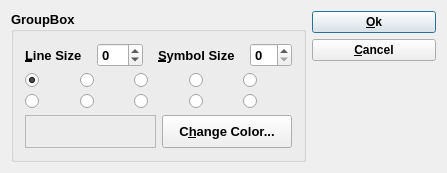
<?xml version="1.0" encoding="UTF-8"?>
<ui version="4.0">
 <class>ColorDialogData</class>
 <widget class="QDialog" name="ColorDialogData">
  <property name="geometry">
   <rect>
    <x>0</x>
    <y>0</y>
    <width>447</width>
    <height>173</height>
   </rect>
  </property>
  <property name="font">
   <font>
    <weight>75</weight>
    <bold>true</bold>
   </font>
  </property>
  <property name="windowTitle">
   <string>ColorDialogData</string>
  </property>
  <layout class="QHBoxLayout">
   <item>
    <widget class="QGroupBox" name="groupBox">
     <property name="font">
      <font>
       <pointsize>10</pointsize>
      </font>
     </property>
     <property name="title">
      <string>GroupBox</string>
     </property>
     <layout class="QVBoxLayout">
      <item>
       <layout class="QHBoxLayout" name="layout">
        <property name="spacing">
         <number>15</number>
        </property>
        <property name="margin">
         <number>0</number>
        </property>
        <item>
         <widget class="QLabel" name="TextLabel1">
          <property name="text">
           <string>&amp;Line Size</string>
          </property>
          <property name="wordWrap">
           <bool>false</bool>
          </property>
          <property name="buddy">
           <cstring>pLine</cstring>
          </property>
         </widget>
        </item>
        <item>
         <widget class="QSpinBox" name="pLine">
          <property name="minimum">
           <number>-20</number>
          </property>
          <property name="maximum">
           <number>20</number>
          </property>
         </widget>
        </item>
        <item>
         <widget class="QLabel" name="TextLabel2">
          <property name="text">
           <string>&amp;Symbol Size</string>
          </property>
          <property name="wordWrap">
           <bool>false</bool>
          </property>
          <property name="buddy">
           <cstring>pSize</cstring>
          </property>
         </widget>
        </item>
        <item>
         <widget class="QSpinBox" name="pSize"/>
        </item>
       </layout>
      </item>
      <item>
       <layout class="QGridLayout" name="layuot2">
        <item row="1" column="4">
         <widget class="QRadioButton" name="p9">
          <property name="text">
           <string/>
          </property>
          <property name="icon">
           <iconset resource="../../img.qrc">
            <normaloff>:/graphics/img/p_fillcircle.png</normaloff>:/graphics/img/p_fillcircle.png</iconset>
          </property>
         </widget>
        </item>
        <item row="0" column="0">
         <widget class="QRadioButton" name="p0">
          <property name="text">
           <string/>
          </property>
          <property name="icon">
           <iconset resource="../../img.qrc">
            <normaloff>:/graphics/img/p_point.png</normaloff>:/graphics/img/p_point.png</iconset>
          </property>
          <property name="checked">
           <bool>true</bool>
          </property>
         </widget>
        </item>
        <item row="0" column="4">
         <widget class="QRadioButton" name="p3">
          <property name="text">
           <string/>
          </property>
          <property name="icon">
           <iconset resource="../../img.qrc">
            <normaloff>:/graphics/img/p_fillsquare.png</normaloff>:/graphics/img/p_fillsquare.png</iconset>
          </property>
         </widget>
        </item>
        <item row="0" column="2">
         <widget class="QRadioButton" name="p5">
          <property name="text">
           <string/>
          </property>
          <property name="icon">
           <iconset resource="../../img.qrc">
            <normaloff>:/graphics/img/p_wye.png</normaloff>:/graphics/img/p_wye.png</iconset>
          </property>
         </widget>
        </item>
        <item row="1" column="1">
         <widget class="QRadioButton" name="p8">
          <property name="text">
           <string/>
          </property>
          <property name="icon">
           <iconset resource="../../img.qrc">
            <normaloff>:/graphics/img/p_fillrombbus.png</normaloff>:/graphics/img/p_fillrombbus.png</iconset>
          </property>
         </widget>
        </item>
        <item row="1" column="2">
         <widget class="QRadioButton" name="p6">
          <property name="text">
           <string/>
          </property>
          <property name="icon">
           <iconset resource="../../img.qrc">
            <normaloff>:/graphics/img/p_star.png</normaloff>:/graphics/img/p_star.png</iconset>
          </property>
         </widget>
        </item>
        <item row="1" column="0">
         <widget class="QRadioButton" name="p4">
          <property name="text">
           <string/>
          </property>
          <property name="icon">
           <iconset resource="../../img.qrc">
            <normaloff>:/graphics/img/p_rombbus.png</normaloff>:/graphics/img/p_rombbus.png</iconset>
          </property>
         </widget>
        </item>
        <item row="0" column="3">
         <widget class="QRadioButton" name="p2">
          <property name="text">
           <string/>
          </property>
          <property name="icon">
           <iconset resource="../../img.qrc">
            <normaloff>:/graphics/img/p_square.png</normaloff>:/graphics/img/p_square.png</iconset>
          </property>
         </widget>
        </item>
        <item row="0" column="1">
         <widget class="QRadioButton" name="p1">
          <property name="text">
           <string/>
          </property>
          <property name="icon">
           <iconset resource="../../img.qrc">
            <normaloff>:/graphics/img/p_crossdiag.png</normaloff>:/graphics/img/p_crossdiag.png</iconset>
          </property>
         </widget>
        </item>
        <item row="1" column="3">
         <widget class="QRadioButton" name="p7">
          <property name="text">
           <string/>
          </property>
          <property name="icon">
           <iconset resource="../../img.qrc">
            <normaloff>:/graphics/img/p_circle.png</normaloff>:/graphics/img/p_circle.png</iconset>
          </property>
         </widget>
        </item>
       </layout>
      </item>
      <item>
       <layout class="QHBoxLayout" name="layout3">
        <item>
         <widget class="QFrame" name="pColor">
          <property name="frameShape">
           <enum>QFrame::StyledPanel</enum>
          </property>
          <property name="frameShadow">
           <enum>QFrame::Raised</enum>
          </property>
         </widget>
        </item>
        <item>
         <widget class="QPushButton" name="PushButton12">
          <property name="sizePolicy">
           <sizepolicy hsizetype="Preferred" vsizetype="Preferred">
            <horstretch>0</horstretch>
            <verstretch>0</verstretch>
           </sizepolicy>
          </property>
          <property name="text">
           <string>C&amp;hange Color...</string>
          </property>
         </widget>
        </item>
       </layout>
      </item>
     </layout>
    </widget>
   </item>
   <item>
    <layout class="QVBoxLayout" name="layout4">
     <item>
      <widget class="QPushButton" name="PushButton10">
       <property name="sizePolicy">
        <sizepolicy hsizetype="Preferred" vsizetype="Preferred">
         <horstretch>0</horstretch>
         <verstretch>0</verstretch>
        </sizepolicy>
       </property>
       <property name="minimumSize">
        <size>
         <width>100</width>
         <height>0</height>
        </size>
       </property>
       <property name="font">
        <font>
         <family>Arial</family>
         <weight>75</weight>
         <bold>true</bold>
        </font>
       </property>
       <property name="text">
        <string>&amp;Ok</string>
       </property>
       <property name="shortcut">
        <string>Alt+O</string>
       </property>
       <property name="default">
        <bool>true</bool>
       </property>
      </widget>
     </item>
     <item>
      <widget class="QPushButton" name="PushButton11">
       <property name="sizePolicy">
        <sizepolicy hsizetype="Preferred" vsizetype="Preferred">
         <horstretch>0</horstretch>
         <verstretch>0</verstretch>
        </sizepolicy>
       </property>
       <property name="minimumSize">
        <size>
         <width>100</width>
         <height>0</height>
        </size>
       </property>
       <property name="font">
        <font>
         <family>Arial</family>
         <weight>75</weight>
         <bold>true</bold>
        </font>
       </property>
       <property name="text">
        <string>&amp;Cancel</string>
       </property>
       <property name="shortcut">
        <string>Alt+C</string>
       </property>
      </widget>
     </item>
     <item>
      <spacer>
       <property name="orientation">
        <enum>Qt::Vertical</enum>
       </property>
       <property name="sizeType">
        <enum>QSizePolicy::Expanding</enum>
       </property>
       <property name="sizeHint" stdset="0">
        <size>
         <width>20</width>
         <height>71</height>
        </size>
       </property>
      </spacer>
     </item>
    </layout>
   </item>
  </layout>
 </widget>
 <layoutdefault spacing="6" margin="11"/>
 <tabstops>
  <tabstop>pLine</tabstop>
  <tabstop>pSize</tabstop>
  <tabstop>p0</tabstop>
  <tabstop>p1</tabstop>
  <tabstop>p5</tabstop>
  <tabstop>p2</tabstop>
  <tabstop>p3</tabstop>
  <tabstop>p4</tabstop>
  <tabstop>p8</tabstop>
  <tabstop>p6</tabstop>
  <tabstop>p7</tabstop>
  <tabstop>p9</tabstop>
  <tabstop>PushButton12</tabstop>
  <tabstop>PushButton10</tabstop>
  <tabstop>PushButton11</tabstop>
 </tabstops>
 <resources>
  <include location="../../img.qrc"/>
 </resources>
 <connections>
  <connection>
   <sender>PushButton10</sender>
   <signal>clicked()</signal>
   <receiver>ColorDialogData</receiver>
   <slot>accept()</slot>
   <hints>
    <hint type="sourcelabel">
     <x>20</x>
     <y>20</y>
    </hint>
    <hint type="destinationlabel">
     <x>20</x>
     <y>20</y>
    </hint>
   </hints>
  </connection>
  <connection>
   <sender>PushButton11</sender>
   <signal>clicked()</signal>
   <receiver>ColorDialogData</receiver>
   <slot>reject()</slot>
   <hints>
    <hint type="sourcelabel">
     <x>20</x>
     <y>20</y>
    </hint>
    <hint type="destinationlabel">
     <x>20</x>
     <y>20</y>
    </hint>
   </hints>
  </connection>
 </connections>
</ui>
